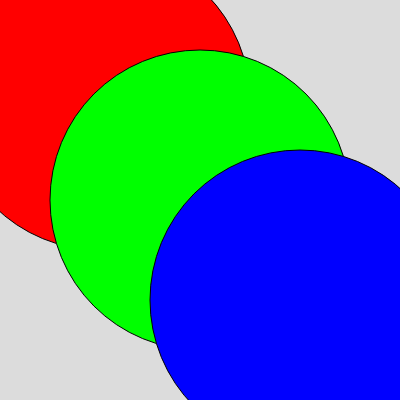
Frame 1 (no input)
Frame 60 (no input): identical to frame 1, image omitted
Frame 120 (the mouse pressed at the canvas centre since frame 60): identical to frame 1, image omitted

The p5.js sketch that drew this single still picture (run headless with seeded random() and noise() and a simulated clock; from frame 60 on, the mouse is pressed at the canvas centre):

// p5.js sketch
// ── sketch.js
function setup() {
  createCanvas(400, 400);
}

function draw() {
  background(220);
  // red circle
  fill(255, 0, 0);
  circle(100, 100, 300);
  // green circle
  fill(0, 255, 0);
  circle(200, 200, 300);
  // blue circle
  fill(0, 0, 255);
  circle(300, 300, 300);
}
